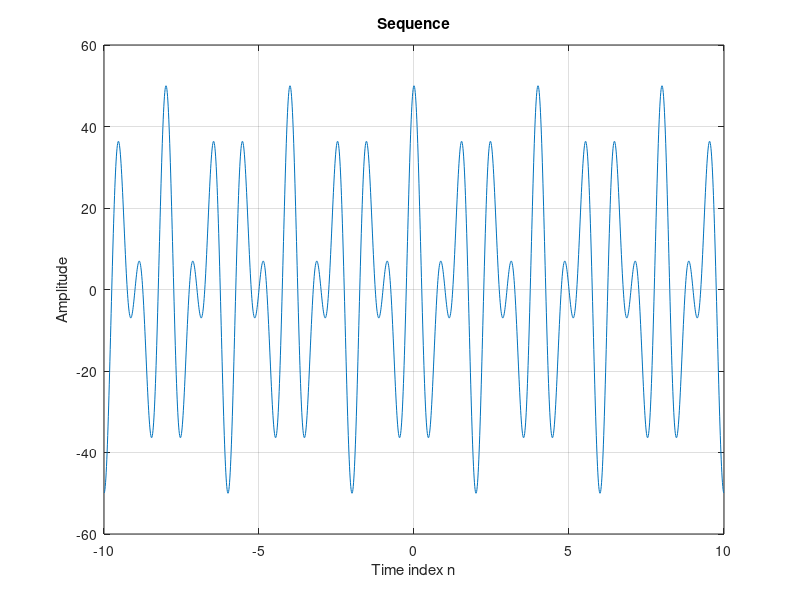

Recreate this plot in MATLAB.
clear;clc
% Generate the signal
n =-10:0.01:10; %length of sequence
n(1) = [];
n(end) = [];
f1=1; %Frequency one
f2=0.25; %Frequency two
phase1 = 0;
phase2 = 0;
A1=10; %Amplitude one
A2=5; %Amplitude two
x = (A1*cos(2*pi*f1*n-phase1)).*(A2*cos(2*pi*f2*n-phase2));
plot(n,x);
title ('Sequence')
xlabel ('Time index n');
ylabel ('Amplitude')

grid;

